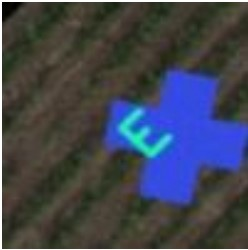
#> input picture python(HSV color detection)/Sample input-1.jpg, 248 x 250 px, given in place of the camera
$ python 'HSV 2 (webcam).py'
#> lines starting #> are read from the running program, lines starting #| are printed output that depends on the picture; after the words box and inside, x2 and y2 are one past the last pixel; in counts of white or black regions, pixels touching at a corner belong together
import cv2
import numpy as np

def nothing():
    pass

cap = cv2.VideoCapture(0);

cv2.namedWindow("Tracking")
cv2.createTrackbar("LH","Tracking",0,255,nothing) #creating a trckbar for Lower Hue
#> slider 'LH' is set to 51
cv2.createTrackbar("LS","Tracking",0,255,nothing) #creating a trckbar for Lower Saturation
#> slider 'LS' is set to 51
cv2.createTrackbar("LV","Tracking",0,255,nothing) #creating a trckbar for Lower Value
#> slider 'LV' is set to 51
cv2.createTrackbar("UH","Tracking",255,255,nothing) #creating a trckbar for Upper Hue
cv2.createTrackbar("US","Tracking",255,255,nothing) #creating a trckbar for Upper Saturation
cv2.createTrackbar("UV","Tracking",255,255,nothing) #creating a trckbar for Upper Value

while True:
    ret, frame = cap.read()  #capture frame from camera
#> frame is the input picture: shape (250, 248, 3); mean B, G, R 81.6, 68.7, 64.3

    hsv = cv2.cvtColor(frame,cv2.COLOR_BGR2HSV) #changes the color to hsv
#> hsv: shape (250, 248, 3); mean H, S, V 46.4, 91, 94.9

    lh = cv2.getTrackbarPos("LH","Tracking")
    ls = cv2.getTrackbarPos("LS","Tracking")
    lv = cv2.getTrackbarPos("LV","Tracking")
    uh = cv2.getTrackbarPos("UH","Tracking")
    us = cv2.getTrackbarPos("US","Tracking")
    uv = cv2.getTrackbarPos("UV","Tracking")

    lb = np.array([lh,ls,lv]) #Defines lower bounds for the color filtering
    ub = np.array([uh,us,uv]) #Defines upper bounds for the color filtering

    mask = cv2.inRange(hsv,lb,ub) #Creates a binary mask based on the specified HSV range.
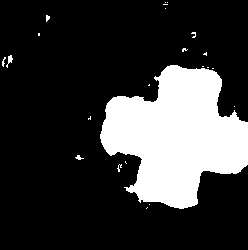
#> mask: shape (250, 248); 21.9% white; 23 white regions (19 under 20 px), largest, box (x1, y1, x2, y2) and area: (100, 65, 248, 209) 13354, (6, 55, 13, 68) 38, (75, 155, 84, 160) 23, (46, 15, 50, 22) 20
    res = cv2.bitwise_and(frame,frame,mask=mask) #Applies the mask to the original frame using bitwise AND to extract the coloured region
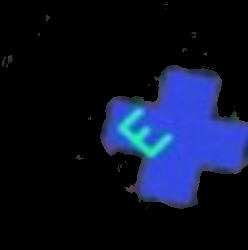
#> res: shape (250, 248, 3); mean B, G, R 40.6, 18, 11.5


    cv2.imshow("frame",frame)
    cv2.imshow("mask",mask)
    cv2.imshow("res",res)

    key = cv2.waitKey(1)
#> (key Esc is pressed here)
    if key == 27:
        break

cap.release()
